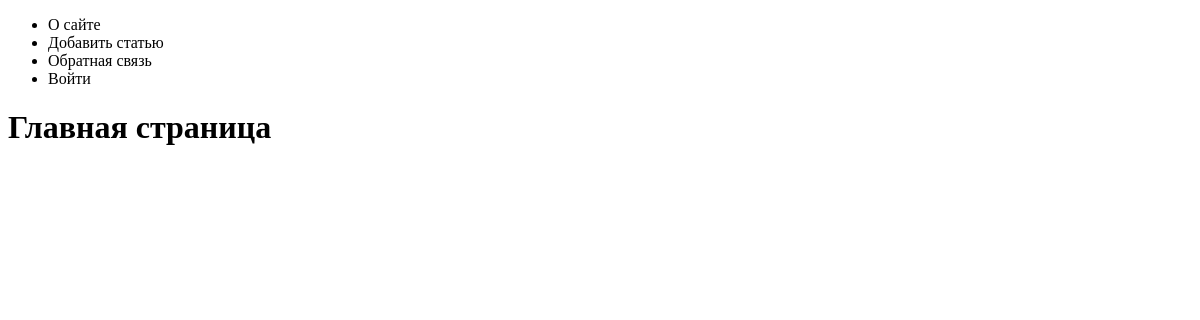
Before: / with the older database file.
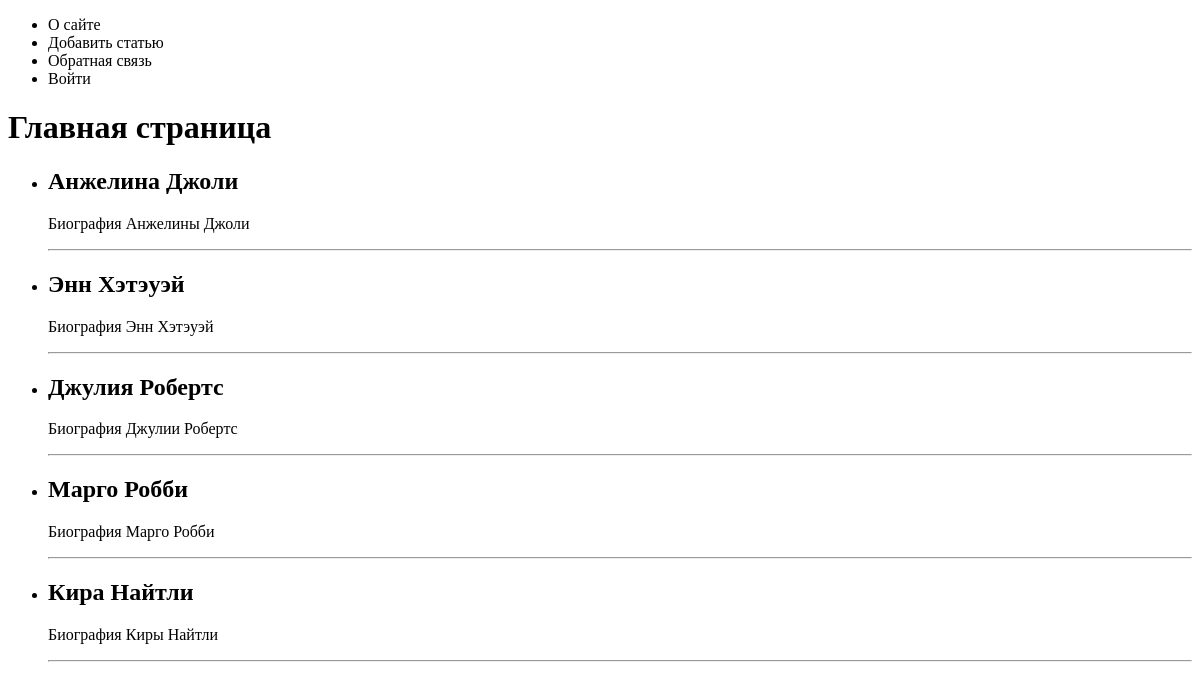
After: the same page with the newer database file.
### test_app/models.py (models this page shows, shortened)
class Women(models.Model):
    title = models.CharField(max_length = 255)
    content = models.TextField(blank = True)
    photo = models.ImageField(upload_to = "photos/%Y/%m/%d/")
    time_cteate = models.DateTimeField(auto_now_add = True)
    time_update = models.DateTimeField(auto_now = True)
    is_published = models.BooleanField(default = True)

### test_app/views.py (the view)
# urls.py: path('', index, name='home'), #http://127.0.0.1:8000/
def index(request):
    posts = Women.objects.all()
    return render(request, 'test_app/index.html', {'posts':posts,'menu':menu,'title':'Главная страница'})

### test_app/templates/test_app/index.html
{% extends 'test_app/base.html' %}
{% block content %}
<h1>{{ title}}</h1>
<ul>
  {% for p in posts %}
  <li>
    <h2>{{p.title}}</h2>
    <p>{{p.content}}</p>
    <hr>
  </li>
  {% endfor %}
</ul>
{% endblock %}

### test_app/templates/test_app/base.html (shortened to what this page needs)
<!DOCTYPE html>
<html>
<head>
</head>
<body>
  {% block mainmenu %}
  <ul>
    {% for m in menu %}
  <li>{{m}}</li>
    {%endfor%}
  </ul>
  {% endblock mainmenu %}
{% block content %}
{% endblock %}
</body>
</html>

Changed rows visible on the page:
added Women: title "Анжелина Джоли", content "Биография Анжелины Джоли"
added Women: title "Энн Хэтэуэй", content "Биография Энн Хэтэуэй"
added Women: title "Джулия Робертс", content "Биография Джулии Робертс"
added Women: title "Марго Робби", content "Биография Марго Робби"
added Women: title "Кира Найтли", content "Биография Киры Найтли"
